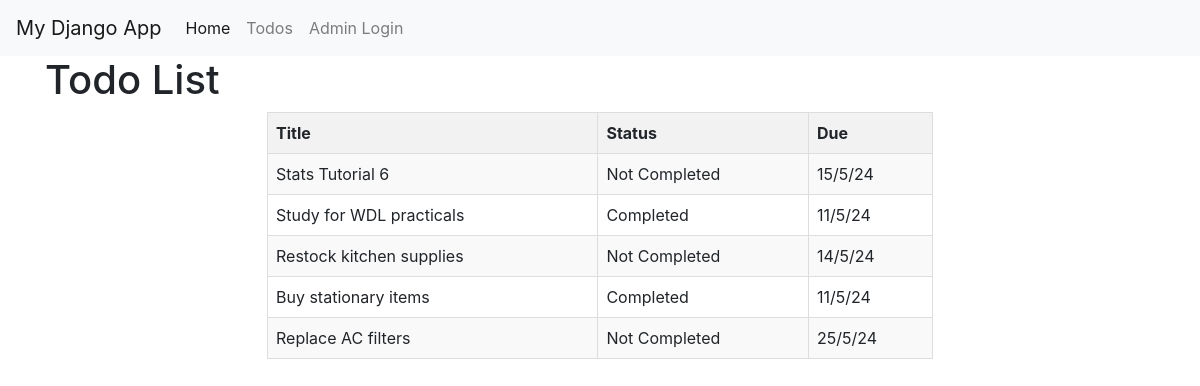
The page /todos/ on the database its author committed.
### myapp/models.py (models this page shows)
class TodoItem(models.Model):
    title = models.CharField(max_length=200)
    due = models.CharField(max_length=200)
    completed = models.BooleanField(default=False)

### myapp/views.py (the view)
# urls.py: path("todos/", views.todos, name="Todos")
def todos(request):
    items = TodoItem.objects.all()
    return render(request, "todos.html", {"todos": items})

### myapp/templates/todos.html
{% extends "base.html" %}
{% block content %}
<h1>Todo List</h1>
<table style="border-collapse: collapse; width: 60%; margin: auto; text-align: left;">
    <thead>
        <tr style="background-color: #f2f2f2;">
            <th style="padding: 8px; border: 1px solid #ddd;">Title</th>
            <th style="padding: 8px; border: 1px solid #ddd;">Status</th>
            <th style="padding: 8px; border: 1px solid #ddd;">Due</th>
        </tr>
    </thead>
    <tbody>
        {% for todo in todos %}
        <tr {% if not todo.completed %} style="background-color: #f9f9f9;" {% endif %}>
            <td style="padding: 8px; border: 1px solid #ddd;">{{ todo.title }}</td>
            <td style="padding: 8px; border: 1px solid #ddd;">
                {% if todo.completed %} Completed {% else %} Not Completed {% endif %}
            </td>
            <td style="padding: 8px; border: 1px solid #ddd;">{{ todo.due }}</td>
        </tr>
        {% endfor %}
    </tbody>
</table>
{% endblock %}

### myapp/templates/base.html (shortened to what this page needs)
<!DOCTYPE html>
<html lang="en">
  <head>
    <link rel="stylesheet" href="https://stackpath.bootstrapcdn.com/bootstrap/4.3.1/css/bootstrap.min.css"  rel="stylesheet" />
  </head>
  <body>
    <nav class="navbar navbar-expand-lg navbar-light bg-light">
      <a class="navbar-brand" href="#">My Django App</a>
      <div class="collapse navbar-collapse" id="navbarNav">
        <ul class="navbar-nav">
          <li class="nav-item active">
            <a class="nav-link" href="/">Home</a>
          </li>
          <li class="nav-item">
            <a class="nav-link" href="/todos">Todos</a>
          </li>
          <li class="nav-item">
            <a class="nav-link" href="/admin">Admin Login</a>
          </li>
        </ul>
      </div>
    </nav>
    <div class="container">{% block content %} {% endblock %}</div>
  </body>
</html>

### rows shown on the page
TodoItem: title "Stats Tutorial 6", completed "Not Completed", due "15/5/24"
TodoItem: title "Study for WDL practicals", completed "Completed", due "11/5/24"
TodoItem: title "Restock kitchen supplies", completed "Not Completed", due "14/5/24"
TodoItem: title "Buy stationary items", completed "Completed", due "11/5/24"
TodoItem: title "Replace AC filters", completed "Not Completed", due "25/5/24"
